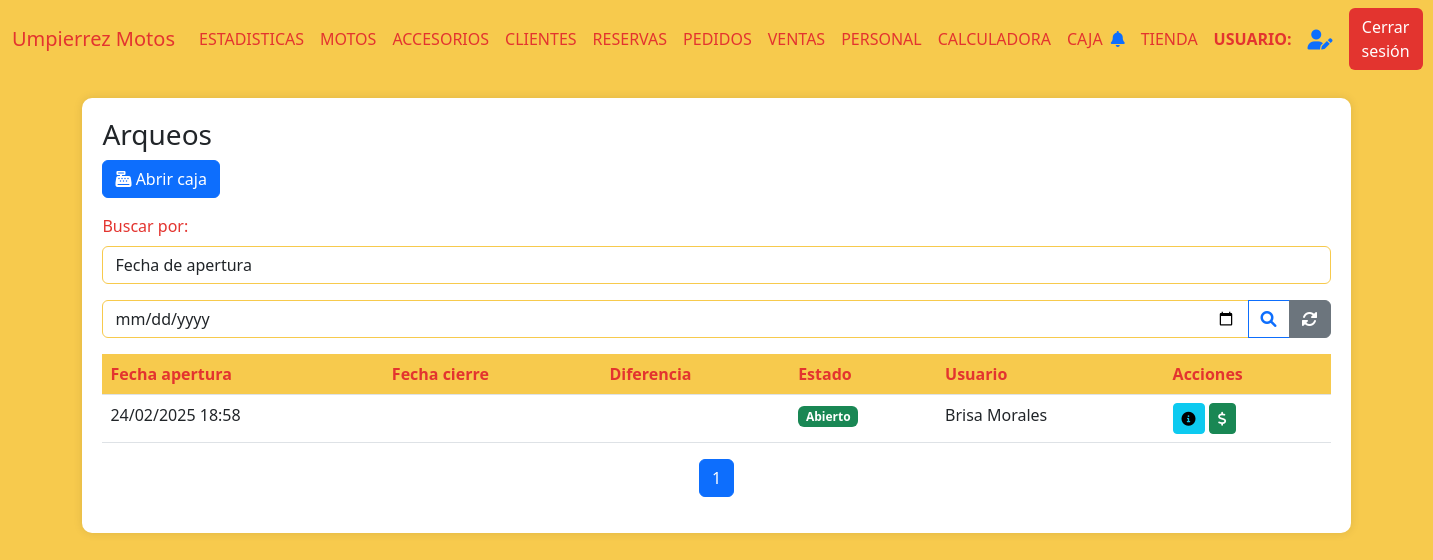
The app's page /cierre, older data.
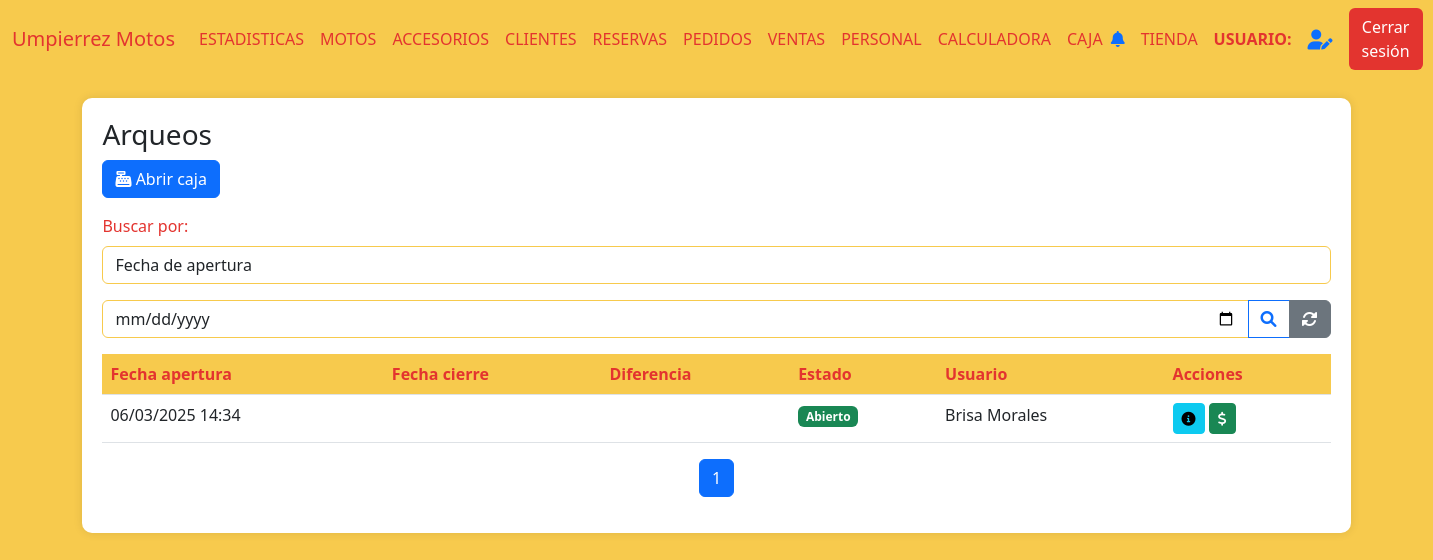
The same page, newer data.
### AppUM/models.py (models this page shows)
class Caja(models.Model):
    apertura = models.DateTimeField()
    cierre = models.DateTimeField(null=True,blank=True)
    moneda = models.CharField(max_length=10)
    monto_inicial = models.DecimalField(max_digits=10, decimal_places=2)
    depositos = models.DecimalField(max_digits=10, decimal_places=2)
    egresos = models.DecimalField(max_digits=10, decimal_places=2)
    saldo_caja = models.DecimalField(max_digits=10, decimal_places=2)
    saldo_sistema = models.DecimalField(max_digits=10, decimal_places=2)
    diferencia = models.DecimalField(max_digits=10, decimal_places=2)
    estado = models.CharField(max_length=10)
    usuario = models.ForeignKey(Personal, related_name='usuario_caja', on_delete=models.CASCADE)

### AppUM/views.py (the view)
# urls.py: path('cierre', views.buscar_x_fecha_cierre,name="ArqueosFechaCierre"),
def buscar_x_fecha_cierre(req):
    try:
        cierre = req.GET.get('fecha_de_cierre')
        arqueos = Caja.objects.filter(cierre__date=cierre)
        data = []
        dolar = PrecioDolar.objects.get(id=1)
        precio_dolar = float(dolar.precio_dolar_tienda)
        for arqueo in arqueos:
            usuario = Personal.objects.get(id=arqueo.usuario_id)
            data.append({
                "arqueo": arqueo,
                "monto_inicial_dol":round(float(arqueo.monto_inicial) / precio_dolar, 2),
                "cierre": arqueo.cierre,  # Permite que sea None si no está definido
                "depositos": arqueo.depositos if arqueo.depositos is not None else 0,
                "depositos_dolares":round(float(arqueo.depositos) / precio_dolar, 2) if arqueo.depositos is not None else 0,
                "egresos": arqueo.egresos if arqueo.egresos is not None else 0,
                "egresos_dolares": round(float(arqueo.egresos) / precio_dolar, 2) if arqueo.egresos is not None else 0,
                "saldo_caja": arqueo.saldo_caja if arqueo.saldo_caja is not None else 0,
                "saldo_sistema": arqueo.saldo_sistema if arqueo.saldo_sistema is not None else 0,
                "diferencia": arqueo.diferencia if arqueo.diferencia is not None else 0,
                "usuario":usuario.nombre + " " + usuario.apellido
            })
        page_obj = funcion_paginas_varias(req,data)
        return render(req, "perfil_administrativo/arqueos/arqueos.html", {"page_obj": page_obj})
    except Exception as e:
        return render(req,"perfil_administrativo/notificaciones/notificaciones.html",{"error_message":e})

### AppUM/context_processors.py (called while the page is built)
def cantidad_solicitudes_no_leidas(req):
    if req.user.is_authenticated:
        usuario = req.user
        usuario_actual = Personal.objects.filter(usuario=usuario.username).first()
        notificaciones = NotificacionPersonal.objects.filter(personal=usuario_actual,leido=0).count()
    else:
        notificaciones = 0
    return {'notificaciones': notificaciones}

### AppUM/functions.py (called while the page is built)
def funcion_paginas_varias(req,instancia_model):
    paginator = Paginator(instancia_model, 5)  # 5 motos por página
    page_number = req.GET.get('page')  # Obtiene el número de página desde la URL
    page_obj = paginator.get_page(page_number)
    return page_obj

### AppUM/templates/perfil_administrativo/arqueos/arqueos.html (shortened to what this page needs)
{% extends "perfil_administrativo/padre_perfil_administrativo.html" %}
{% load static %}
{% block contenidoQueCambia %}
<link href="https://cdnjs.cloudflare.com/ajax/libs/font-awesome/6.0.0/css/all.min.css" rel="stylesheet">
<link href="https://cdn.jsdelivr.net/npm/bootstrap-icons@1.10.0/font/bootstrap-icons.css" rel="stylesheet">
<div class="table-container" id="inventarios">
    <h3>Arqueos</h3>
    <a href="{% url 'AbrirCaja' %}" class="btn btn-primary mb-3">
        <i class="fas fa-cash-register"></i> Abrir caja
    </a>
    <div class="mb-3">
        <label for="estado" class="form-label">Buscar por:</label>
        <select class="form-control" name="tipo_busqueda" id="tipo_busqueda" onchange="tipo_busqueda()">
            <option value="apertura">Fecha de apertura</option>
        </select>
    </div>
    <form action="{% url 'ArqueosFechaApertura' %}" enctype="multipart/form-data" method="get" id="busqueda_fecha_apertura">{% csrf_token %}
        <div class="input-group mb-3">
            <input type="date" class="form-control" name="f_apertura" placeholder="Ingrese la fecha de apertura de la caja">
            <button class="btn btn-outline-primary" type="submit">
                <i class="fas fa-search"></i>
            </button>
            <a href="{% url 'Arqueos' %}" class="btn btn-secondary">
                <i class="fas fa-sync-alt"></i>
            </a>
        </div>
    </form>
    <table class="table">
        <thead>
            <tr>
                <th>Fecha apertura</th>
                <th>Fecha cierre</th>
                <th>Diferencia</th>
                <th>Estado</th>
                <th>Usuario</th>
                <th>Acciones</th>
            </tr>
        </thead>
        <tbody>
            {% if page_obj %}
                {% for arqueo in page_obj %}
                <tr>
                    <td>{{ arqueo.arqueo.apertura|date:"d/m/Y H:i" }}</td>
                    <td>{% if arqueo.cierre %}{{ arqueo.cierre|date:"d/m/Y H:i" }}{% endif %}</td>
                    <td>
                    </td>
                    <td>
                        {% if arqueo.arqueo.estado == "Abierto" %}
                            <span class="badge bg-success">{{ arqueo.arqueo.estado }}</span>
                        {% elif arqueo.arqueo.estado == "Cerrado" %}
                            <span class="badge bg-danger">{{ arqueo.arqueo.estado }}</span>
                        {% else %}
                            <span class="badge bg-secondary">{{ arqueo.arqueo.estado }}</span>
                        {% endif %}
                    </td>
                    <td>{{ arqueo.usuario }}</td>
                    <td>
                        <a href="{% url 'MovimientosCaja' arqueo.arqueo.id %}"><button class="btn btn-sm btn-info"><i class="fas fa-info-circle"></i></button></a>
                        {% if arqueo.arqueo.estado == "Abierto" %}
                        <a href="{% url 'SaldoFinalCaja' arqueo.arqueo.id %}"><button class="btn btn-sm btn-success"><i class="fas fa-dollar-sign"></i></button></a>
                        {% elif arqueo.arqueo.estado == "Cuadre de caja" %}
                        <a href="{% url 'CerrarCaja' arqueo.arqueo.id %}"><button class="btn btn-sm btn-warning"><i class="fas fa-lock"></i></button></a>
                        {% endif %}
                    </td>
                </tr>
                {% endfor %}
            {% else %}
                <tr>
                    <td colspan="9" class="text-center text-muted">
                        No hay registros de arqueos disponibles.
                    </td>
                </tr>
            {% endif %}
        </tbody>
    </table>
    <nav aria-label="Page navigation">
        <ul class="pagination justify-content-center">
            {% for num in page_obj.paginator.page_range %}
            <li class="page-item {% if page_obj.number == num %}active{% endif %}">
                <a class="page-link" href="?page={{ num }}">{{ num }}</a>
            </li>
            {% endfor %}
        </ul>
    </nav>
</div>
{% endblock %}

Row changes from the older to the newer data that the page shows:
no longer on this page (row edited): Caja: arqueo.apertura "24/02/2025 18:58", arqueo.estado "Abierto", usuario "Brisa Morales"
added Caja: arqueo.apertura "06/03/2025 14:34", arqueo.estado "Abierto", usuario "Brisa Morales"
